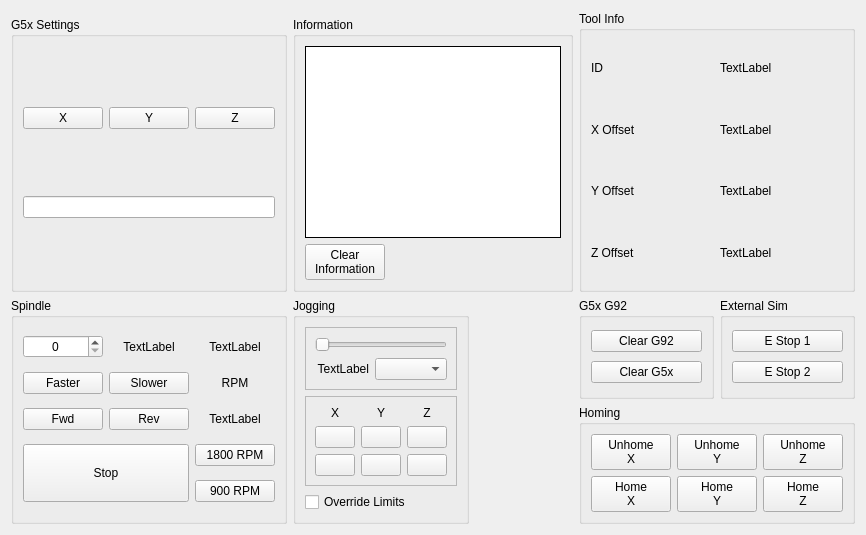
      <widget class="QWidget" name="tab_3">
       <attribute name="title">
        <string>Home</string>
       </attribute>
       <layout class="QGridLayout" name="gridLayout_5">
        <item row="2" column="0">
         <widget class="QGroupBox" name="g5x_gb">
          <property name="title">
           <string>G5x Settings</string>
          </property>
          <layout class="QGridLayout" name="gridLayout_15">
           <item row="0" column="0">
            <widget class="QPushButton" name="touchoff_pb_x">
             <property name="text">
              <string>X</string>
             </property>
            </widget>
           </item>
           <item row="0" column="2">
            <widget class="QPushButton" name="touchoff_pb_z">
             <property name="text">
              <string>Z</string>
             </property>
            </widget>
           </item>
           <item row="0" column="1">
            <widget class="QPushButton" name="touchoff_pb_y">
             <property name="text">
              <string>Y</string>
             </property>
            </widget>
           </item>
           <item row="1" column="0" colspan="3">
            <widget class="QLineEdit" name="touchoff_le">
             <property name="sizePolicy">
              <sizepolicy hsizetype="Preferred" vsizetype="Fixed">
               <horstretch>0</horstretch>
               <verstretch>0</verstretch>
              </sizepolicy>
             </property>
             <property name="alignment">
              <set>Qt::AlignRight|Qt::AlignTrailing|Qt::AlignVCenter</set>
             </property>
             <property name="input" stdset="0">
              <string>number</string>
             </property>
            </widget>
           </item>
          </layout>
         </widget>
        </item>
        <item row="3" column="1" rowspan="2">
         <widget class="QGroupBox" name="jog_gb">
          <property name="title">
           <string>Jogging</string>
          </property>
          <layout class="QGridLayout" name="gridLayout_6">
           <item row="1" column="0" colspan="3">
            <widget class="QFrame" name="frame_2">
             <property name="frameShape">
              <enum>QFrame::StyledPanel</enum>
             </property>
             <property name="frameShadow">
              <enum>QFrame::Raised</enum>
             </property>
             <layout class="QGridLayout" name="gridLayout_32">
              <item row="1" column="0">
               <widget class="QPushButton" name="jog_plus_pb_0">
                <property name="text">
                 <string/>
                </property>
               </widget>
              </item>
              <item row="0" column="0">
               <widget class="QLabel" name="label">
                <property name="text">
                 <string>X</string>
                </property>
                <property name="alignment">
                 <set>Qt::AlignCenter</set>
                </property>
               </widget>
              </item>
              <item row="0" column="1">
               <widget class="QLabel" name="label_2">
                <property name="text">
                 <string>Y</string>
                </property>
                <property name="alignment">
                 <set>Qt::AlignCenter</set>
                </property>
               </widget>
              </item>
              <item row="1" column="1">
               <widget class="QPushButton" name="jog_plus_pb_1">
                <property name="text">
                 <string/>
                </property>
               </widget>
              </item>
              <item row="0" column="2">
               <widget class="QLabel" name="label_3">
                <property name="text">
                 <string>Z</string>
                </property>
                <property name="alignment">
                 <set>Qt::AlignCenter</set>
                </property>
               </widget>
              </item>
              <item row="1" column="2">
               <widget class="QPushButton" name="jog_plus_pb_2">
                <property name="text">
                 <string/>
                </property>
               </widget>
              </item>
              <item row="2" column="0">
               <widget class="QPushButton" name="jog_minus_pb_0">
                <property name="text">
                 <string/>
                </property>
               </widget>
              </item>
              <item row="2" column="1">
               <widget class="QPushButton" name="jog_minus_pb_1">
                <property name="text">
                 <string/>
                </property>
               </widget>
              </item>
              <item row="2" column="2">
               <widget class="QPushButton" name="jog_minus_pb_2">
                <property name="text">
                 <string/>
                </property>
               </widget>
              </item>
             </layout>
            </widget>
           </item>
           <item row="0" column="0" colspan="3">
            <widget class="QFrame" name="frame_3">
             <property name="frameShape">
              <enum>QFrame::StyledPanel</enum>
             </property>
             <property name="frameShadow">
              <enum>QFrame::Raised</enum>
             </property>
             <layout class="QGridLayout" name="gridLayout_7">
              <item row="1" column="0">
               <widget class="QLabel" name="jog_vel_lb">
                <property name="text">
                 <string>TextLabel</string>
                </property>
                <property name="alignment">
                 <set>Qt::AlignRight|Qt::AlignTrailing|Qt::AlignVCenter</set>
                </property>
               </widget>
              </item>
              <item row="1" column="1">
               <widget class="QComboBox" name="jog_modes_cb"/>
              </item>
              <item row="0" column="0" colspan="2">
               <widget class="QSlider" name="jog_vel_sl">
                <property name="orientation">
                 <enum>Qt::Horizontal</enum>
                </property>
               </widget>
              </item>
             </layout>
            </widget>
           </item>
           <item row="7" column="0" colspan="3">
            <widget class="QCheckBox" name="override_limits_cb">
             <property name="text">
              <string>Override Limits</string>
             </property>
            </widget>
           </item>
          </layout>
         </widget>
        </item>
        <item row="3" column="0" rowspan="2">
         <widget class="QGroupBox" name="spindle_gb">
          <property name="title">
           <string>Spindle</string>
          </property>
          <layout class="QGridLayout" name="gridLayout_14">
           <item row="3" column="2">
            <widget class="QPushButton" name="spindle_percent_1800">
             <property name="text">
              <string>1800 RPM</string>
             </property>
            </widget>
           </item>
           <item row="4" column="2">
            <widget class="QPushButton" name="spindle_percent_900">
             <property name="text">
              <string>900 RPM</string>
             </property>
            </widget>
           </item>
           <item row="1" column="1">
            <widget class="QPushButton" name="spindle_minus_pb">
             <property name="text">
              <string>Slower</string>
             </property>
            </widget>
           </item>
           <item row="0" column="1">
            <widget class="QLabel" name="spindle_speed_0_lb">
             <property name="text">
              <string>TextLabel</string>
             </property>
             <property name="alignment">
              <set>Qt::AlignCenter</set>
             </property>
            </widget>
           </item>
           <item row="0" column="0">
            <widget class="QSpinBox" name="spindle_speed_sb">
             <property name="alignment">
              <set>Qt::AlignCenter</set>
             </property>
             <property name="buttonSymbols">
              <enum>QAbstractSpinBox::UpDownArrows</enum>
             </property>
            </widget>
           </item>
           <item row="0" column="2">
            <widget class="QLabel" name="spindle_direction_0_lb">
             <property name="text">
              <string>TextLabel</string>
             </property>
             <property name="alignment">
              <set>Qt::AlignCenter</set>
             </property>
            </widget>
           </item>
           <item row="1" column="0">
            <widget class="QPushButton" name="spindle_plus_pb">
             <property name="text">
              <string>Faster</string>
             </property>
            </widget>
           </item>
           <item row="2" column="1">
            <widget class="QPushButton" name="spindle_rev_pb">
             <property name="text">
              <string>Rev</string>
             </property>
            </widget>
           </item>
           <item row="2" column="0">
            <widget class="QPushButton" name="spindle_fwd_pb">
             <property name="text">
              <string>Fwd</string>
             </property>
            </widget>
           </item>
           <item row="3" column="0" rowspan="2" colspan="2">
            <widget class="QPushButton" name="spindle_stop_pb">
             <property name="sizePolicy">
              <sizepolicy hsizetype="Preferred" vsizetype="Preferred">
               <horstretch>0</horstretch>
               <verstretch>0</verstretch>
              </sizepolicy>
             </property>
             <property name="text">
              <string>Stop</string>
             </property>
            </widget>
           </item>
           <item row="2" column="2">
            <widget class="QLabel" name="label_43">
             <property name="text">
              <string>TextLabel</string>
             </property>
             <property name="alignment">
              <set>Qt::AlignCenter</set>
             </property>
             <property name="function" stdset="0">
              <string>hal_pin</string>
             </property>
             <property name="pin_name" stdset="0">
              <string>spindle-rpm</string>
             </property>
             <property name="hal_type" stdset="0">
              <string>HAL_FLOAT</string>
             </property>
             <property name="precision" stdset="0">
              <string>0</string>
             </property>
            </widget>
           </item>
           <item row="1" column="2">
            <widget class="QLabel" name="label_47">
             <property name="text">
              <string>RPM</string>
             </property>
             <property name="alignment">
              <set>Qt::AlignCenter</set>
             </property>
            </widget>
           </item>
          </layout>
         </widget>
        </item>
        <item row="3" column="3">
         <widget class="QGroupBox" name="groupBox_11">
          <property name="title">
           <string>G5x G92</string>
          </property>
          <layout class="QGridLayout" name="gridLayout_21">
           <item row="1" column="0">
            <widget class="QPushButton" name="clear_coord_0">
             <property name="text">
              <string>Clear G5x</string>
             </property>
            </widget>
           </item>
           <item row="0" column="0">
            <widget class="QPushButton" name="clear_coord_10">
             <property name="text">
              <string>Clear G92</string>
             </property>
            </widget>
           </item>
          </layout>
         </widget>
        </item>
        <item row="2" column="1" colspan="2">
         <widget class="QGroupBox" name="groupBox_12">
          <property name="title">
           <string>Information</string>
          </property>
          <layout class="QGridLayout" name="gridLayout_19">
           <item row="2" column="0">
            <widget class="QPushButton" name="clear_info_pb">
             <property name="text">
              <string>Clear
Information</string>
             </property>
            </widget>
           </item>
           <item row="2" column="1">
            <spacer name="horizontalSpacer_8">
             <property name="orientation">
              <enum>Qt::Horizontal</enum>
             </property>
             <property name="sizeHint" stdset="0">
              <size>
               <width>40</width>
               <height>20</height>
              </size>
             </property>
            </spacer>
           </item>
           <item row="0" column="0" rowspan="2" colspan="2">
            <widget class="QPlainTextEdit" name="info_pte">
             <property name="frameShape">
              <enum>QFrame::Box</enum>
             </property>
             <property name="frameShadow">
              <enum>QFrame::Plain</enum>
             </property>
            </widget>
           </item>
          </layout>
         </widget>
        </item>
        <item row="3" column="4">
         <widget class="QGroupBox" name="groupBox_2">
          <property name="title">
           <string>External Sim</string>
          </property>
          <layout class="QGridLayout" name="gridLayout_34">
           <item row="0" column="0">
            <widget class="QPushButton" name="pushButton_8">
             <property name="text">
              <string>E Stop 1</string>
             </property>
             <property name="checkable">
              <bool>true</bool>
             </property>
             <property name="function" stdset="0">
              <string>hal_pin</string>
             </property>
             <property name="pin_name" stdset="0">
              <string>ext-estop-no</string>
             </property>
             <property name="always_on" stdset="0">
              <bool>true</bool>
             </property>
            </widget>
           </item>
           <item row="1" column="0">
            <widget class="QPushButton" name="pushButton_10">
             <property name="text">
              <string>E Stop 2</string>
             </property>
             <property name="checkable">
              <bool>false</bool>
             </property>
             <property name="function" stdset="0">
              <string>hal_pin</string>
             </property>
             <property name="pin_name" stdset="0">
              <string>ext-estop-nc</string>
             </property>
             <property name="always_on" stdset="0">
              <bool>true</bool>
             </property>
            </widget>
           </item>
          </layout>
         </widget>
        </item>
        <item row="1" column="3" rowspan="2" colspan="2">
         <widget class="QGroupBox" name="tool_gb">
          <property name="title">
           <string>Tool Info</string>
          </property>
          <layout class="QGridLayout" name="gridLayout_30">
           <item row="0" column="0">
            <widget class="QLabel" name="label_42">
             <property name="text">
              <string>ID</string>
             </property>
            </widget>
           </item>
           <item row="0" column="1">
            <widget class="QLabel" name="tool_id_lb">
             <property name="text">
              <string>TextLabel</string>
             </property>
            </widget>
           </item>
           <item row="1" column="0">
            <widget class="QLabel" name="label_44">
             <property name="text">
              <string>X Offset</string>
             </property>
            </widget>
           </item>
           <item row="1" column="1">
            <widget class="QLabel" name="tool_xoffset_lb">
             <property name="text">
              <string>TextLabel</string>
             </property>
            </widget>
           </item>
           <item row="2" column="0">
            <widget class="QLabel" name="label_45">
             <property name="text">
              <string>Y Offset</string>
             </property>
            </widget>
           </item>
           <item row="2" column="1">
            <widget class="QLabel" name="tool_yoffset_lb">
             <property name="text">
              <string>TextLabel</string>
             </property>
            </widget>
           </item>
           <item row="3" column="0">
            <widget class="QLabel" name="label_46">
             <property name="text">
              <string>Z Offset</string>
             </property>
            </widget>
           </item>
           <item row="3" column="1">
            <widget class="QLabel" name="tool_zoffset_lb">
             <property name="text">
              <string>TextLabel</string>
             </property>
            </widget>
           </item>
          </layout>
         </widget>
        </item>
        <item row="4" column="3" colspan="2">
         <widget class="QGroupBox" name="groupBox">
          <property name="title">
           <string>Homing</string>
          </property>
          <layout class="QGridLayout" name="gridLayout_4">
           <item row="2" column="2">
            <widget class="QPushButton" name="home_pb_1">
             <property name="text">
              <string>Home
Y</string>
             </property>
            </widget>
           </item>
           <item row="1" column="3">
            <widget class="QPushButton" name="unhome_pb_2">
             <property name="text">
              <string>Unhome
Z</string>
             </property>
            </widget>
           </item>
           <item row="2" column="1">
            <widget class="QPushButton" name="home_pb_0">
             <property name="text">
              <string>Home
X</string>
             </property>
            </widget>
           </item>
           <item row="1" column="2">
            <widget class="QPushButton" name="unhome_pb_1">
             <property name="text">
              <string>Unhome
Y</string>
             </property>
            </widget>
           </item>
           <item row="1" column="1">
            <widget class="QPushButton" name="unhome_pb_0">
             <property name="text">
              <string>Unhome
X</string>
             </property>
            </widget>
           </item>
           <item row="2" column="3">
            <widget class="QPushButton" name="home_pb_2">
             <property name="text">
              <string>Home
Z</string>
             </property>
            </widget>
           </item>
          </layout>
         </widget>
        </item>
       </layout>
      </widget>
